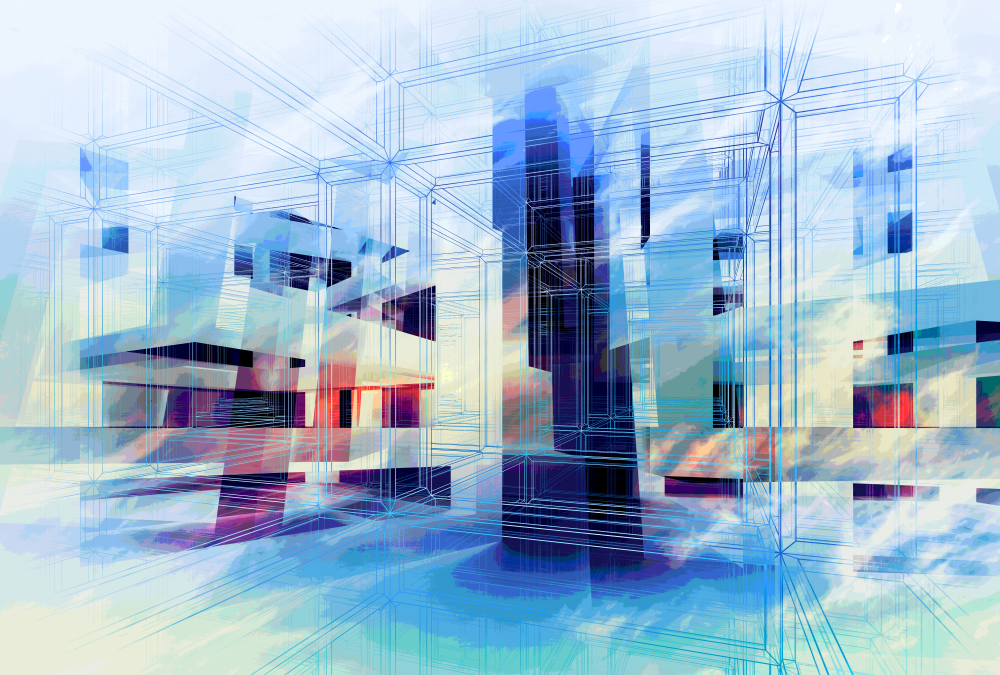
#> input picture Exercise Files/Pillow/ImagesArchive/Abstract.gif, 5000 x 3375 px (shown at 1/5 size); its folder holds 4 pictures in this run
$ python challenge.py
#> lines starting #> are read from the running program, lines starting #| are printed output that depends on the picture
'''Get all the images in a directory and make a thumbnail file'''

from PIL import Image
import glob
import os

thumbsize = (128, 128)
myDir = 'Exercise Files/Pillow/ImagesArchive/'
images = glob.glob(myDir + '*.*')

for image in images:
   if image.endswith('.jpeg') or image.endswith('.png') or image.endswith('.gif'):
      fn = os.path.basename(image)
      filename, ext = os.path.splitext(fn)
      with Image.open(image) as imgfile:
#> imgfile is the input picture: PIL image 5000x3375 P; mean R, G, B, A 159.3, 186.2, 209.2, 255
        imgfile.thumbnail(thumbsize)
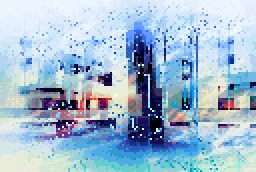
#> imgfile: PIL image 128x86 P (shown 2 times larger); mean R, G, B, A 159.7, 186.5, 209.3, 255
#> pass 3 of the loop `for image in images:`:
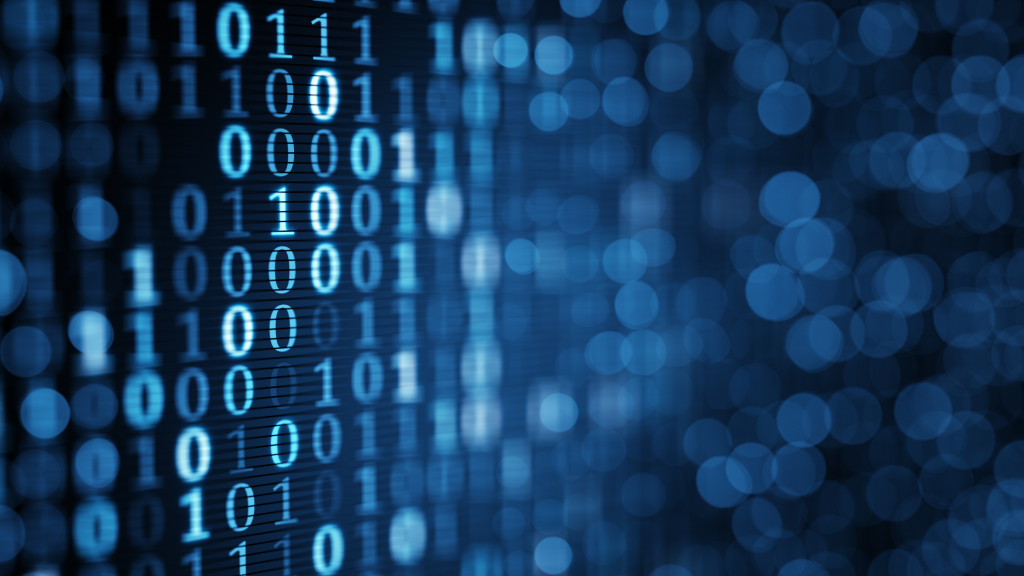
#> input picture Exercise Files/Pillow/ImagesArchive/BlueDigital.jpeg, 4096 x 2304 px (shown at 1/4 size)
#> imgfile is the input picture: PIL image 4096x2304 RGB; mean R, G, B 19.9, 57, 93.1
#> `imgfile.thumbnail(thumbsize)`:
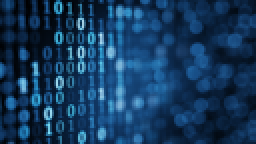
#> imgfile: PIL image 128x72 RGB (shown 2 times larger); mean R, G, B 19.9, 57, 93.1
#> the loop made 4 passes; the first 3 are shown
        imgfile.save(myDir + filename + ".thumb" + ext)
